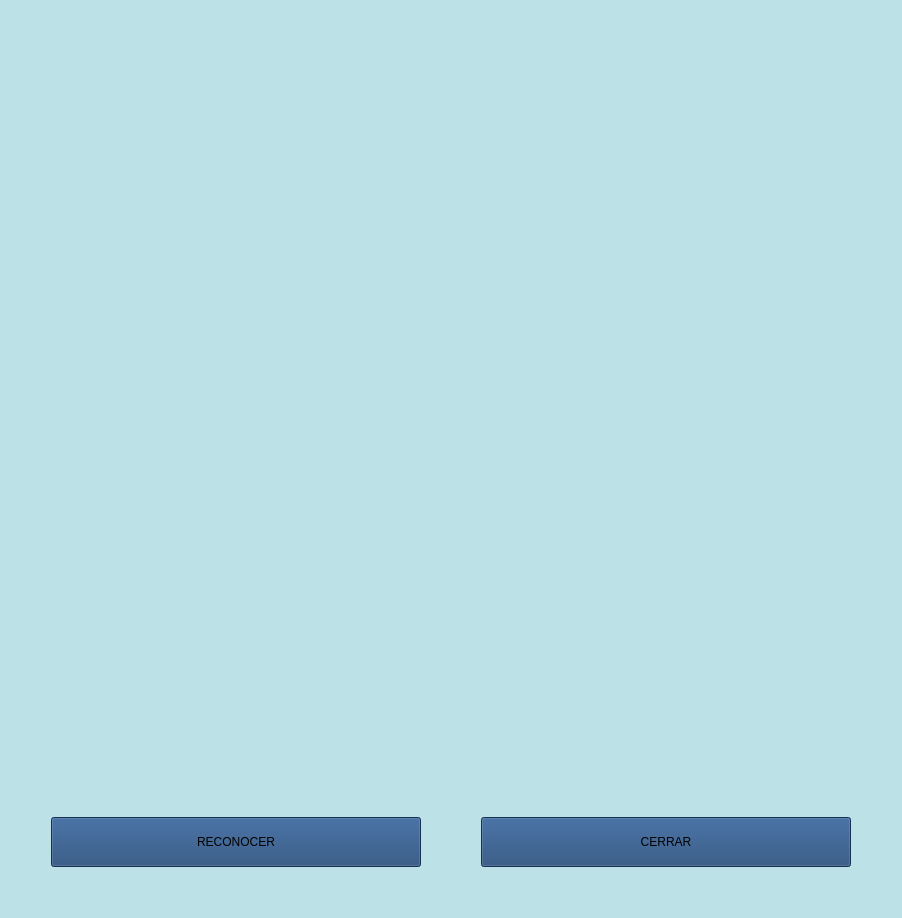
               <widget class="QWidget" name="pag_Facial">
                <property name="styleSheet">
                 <string notr="true">background-color: rgb(188,225,231);
</string>
                </property>
                <layout class="QVBoxLayout" name="verticalLayout_12">
                 <item>
                  <layout class="QVBoxLayout" name="verticalLayout_11">
                   <item>
                    <layout class="QHBoxLayout" name="horizontalLayout_8">
                     <item>
                      <spacer name="horizontalSpacer_2">
                       <property name="orientation">
                        <enum>Qt::Horizontal</enum>
                       </property>
                       <property name="sizeHint" stdset="0">
                        <size>
                         <width>40</width>
                         <height>20</height>
                        </size>
                       </property>
                      </spacer>
                     </item>
                     <item>
                      <widget class="QLabel" name="label_13">
                       <property name="minimumSize">
                        <size>
                         <width>800</width>
                         <height>800</height>
                        </size>
                       </property>
                       <property name="maximumSize">
                        <size>
                         <width>800</width>
                         <height>800</height>
                        </size>
                       </property>
                       <property name="styleSheet">
                        <string notr="true">color:red;
font: 75 italic 55pt &quot;Rockwell&quot;;
</string>
                       </property>
                       <property name="text">
                        <string/>
                       </property>
                       <property name="pixmap">
                        <pixmap>WhatsApp Image 2022-05-24 at 10.48.07 PM.jpeg</pixmap>
                       </property>
                       <property name="scaledContents">
                        <bool>true</bool>
                       </property>
                      </widget>
                     </item>
                     <item>
                      <spacer name="horizontalSpacer_3">
                       <property name="orientation">
                        <enum>Qt::Horizontal</enum>
                       </property>
                       <property name="sizeHint" stdset="0">
                        <size>
                         <width>40</width>
                         <height>20</height>
                        </size>
                       </property>
                      </spacer>
                     </item>
                    </layout>
                   </item>
                   <item>
                    <layout class="QHBoxLayout" name="horizontalLayout_7">
                     <property name="spacing">
                      <number>60</number>
                     </property>
                     <item>
                      <spacer name="horizontalSpacer_6">
                       <property name="orientation">
                        <enum>Qt::Horizontal</enum>
                       </property>
                       <property name="sizeHint" stdset="0">
                        <size>
                         <width>40</width>
                         <height>20</height>
                        </size>
                       </property>
                      </spacer>
                     </item>
                     <item>
                      <widget class="QPushButton" name="pushButton">
                       <property name="sizePolicy">
                        <sizepolicy hsizetype="Minimum" vsizetype="Fixed">
                         <horstretch>0</horstretch>
                         <verstretch>0</verstretch>
                        </sizepolicy>
                       </property>
                       <property name="minimumSize">
                        <size>
                         <width>370</width>
                         <height>50</height>
                        </size>
                       </property>
                       <property name="maximumSize">
                        <size>
                         <width>370</width>
                         <height>50</height>
                        </size>
                       </property>
                       <property name="styleSheet">
                        <string notr="true">background-color: rgb(31, 69,118);
</string>
                       </property>
                       <property name="text">
                        <string>RECONOCER</string>
                       </property>
                      </widget>
                     </item>
                     <item>
                      <widget class="QPushButton" name="pushButton_4">
                       <property name="sizePolicy">
                        <sizepolicy hsizetype="Minimum" vsizetype="Fixed">
                         <horstretch>0</horstretch>
                         <verstretch>0</verstretch>
                        </sizepolicy>
                       </property>
                       <property name="minimumSize">
                        <size>
                         <width>370</width>
                         <height>50</height>
                        </size>
                       </property>
                       <property name="maximumSize">
                        <size>
                         <width>370</width>
                         <height>50</height>
                        </size>
                       </property>
                       <property name="styleSheet">
                        <string notr="true">background-color: rgb(31, 69,118);
</string>
                       </property>
                       <property name="text">
                        <string>CERRAR</string>
                       </property>
                      </widget>
                     </item>
                     <item>
                      <spacer name="horizontalSpacer_4">
                       <property name="orientation">
                        <enum>Qt::Horizontal</enum>
                       </property>
                       <property name="sizeHint" stdset="0">
                        <size>
                         <width>40</width>
                         <height>20</height>
                        </size>
                       </property>
                      </spacer>
                     </item>
                    </layout>
                   </item>
                  </layout>
                 </item>
                 <item>
                  <spacer name="verticalSpacer_3">
                   <property name="orientation">
                    <enum>Qt::Vertical</enum>
                   </property>
                   <property name="sizeHint" stdset="0">
                    <size>
                     <width>20</width>
                     <height>40</height>
                    </size>
                   </property>
                  </spacer>
                 </item>
                </layout>
               </widget>
